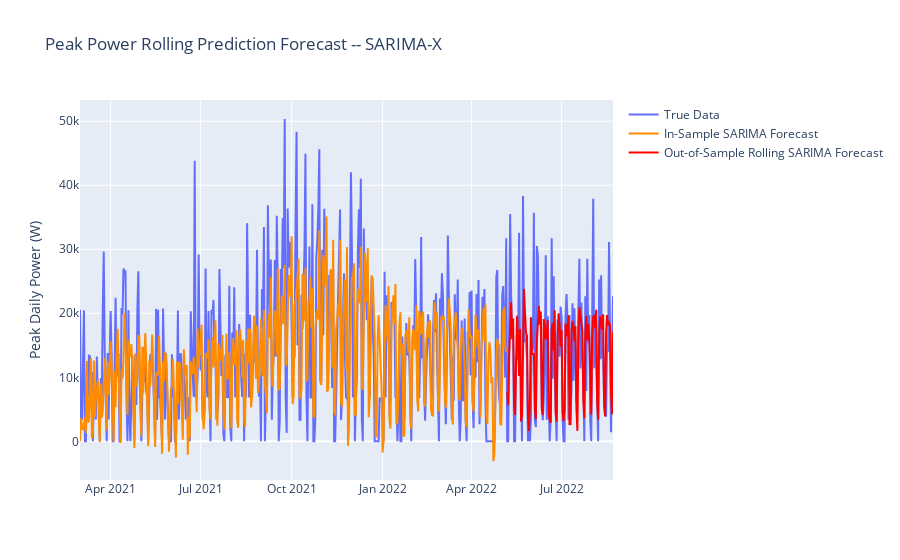

Notebook source saved alongside this figure:
### Markdown cell above
We do get a greater variance in our predictions, but it still doesn't always capture the peaks in our data.

### Code cell
fig = go.Figure()
fig.add_trace(
    go.Scatter(x = df_24h_ts["max_power"].index , y = df_24h_ts["max_power"], name = "True Data", hovertext = df_24h_ts["day"])
)
fig.add_trace(
    go.Scatter(x = fitted.predict().index, y = fitted.predict() , name = "In-Sample SARIMA Forecast" , line= {"color":"#FF8C00"}, hovertext=df_24h_ts["day"])
)
fig.add_trace(
    go.Scatter(x = rolling_predictions.index,
               y = rolling_predictions , name = "Out-of-Sample Rolling SARIMA Forecast" , line= {"color":"Red"}, 
               hovertext = df_24h_ts["day"].loc[df_24h_ts.index >= rolling_predictions.index[0]])
)
fig.update_layout({"title" : "Peak Power Rolling Prediction Forecast -- SARIMA-X" , "yaxis_title" : "Peak Daily Power (W)"})
fig.show()
print(f'Test Set RMSE: {np.sqrt(np.mean((test["max_power"] - rolling_predictions)**2))} Watts')

### Figure 1 — Plotly figure (JSON) as saved in the notebook; plotly's stock layout.template omitted (floating-point values rounded to 4 significant figures; data arrays with more than 128 entries replaced by an {"elided": "..."} marker saying what was removed)
{"data": [{"hovertext": {"elided": "540 str values"}, "name": "True Data", "type": "scatter", "x": {"elided": "540 str values"}, "y": {"elided": "540 int values"}}, {"hovertext": {"elided": "540 str values"}, "line": {"color": "#FF8C00"}, "name": "In-Sample SARIMA Forecast", "type": "scatter", "x": {"elided": "432 str values"}, "y": {"elided": "432 float values"}}, {"hovertext": ["Saturday", "Sunday", "Monday", "Tuesday", "Wednesday", "Thursday", "Friday", "Saturday", "Sunday", "Monday", "Tuesday", "Wednesday", "Thursday", "Friday", "Saturday", "Sunday", "Monday", "Tuesday", "Wednesday", "Thursday", "Friday", "Saturday", "Sunday", "Monday", "Tuesday", "Wednesday", "Thursday", "Friday", "Saturday", "Sunday", "Monday", "Tuesday", "Wednesday", "Thursday", "Friday", "Saturday", "Sunday", "Monday", "Tuesday", "Wednesday", "Thursday", "Friday", "Saturday", "Sunday", "Monday", "Tuesday", "Wednesday", "Thursday", "Friday", "Saturday", "Sunday", "Monday", "Tuesday", "Wednesday", "Thursday", "Friday", "Saturday", "Sunday", "Monday", "Tuesday", "Wednesday", "Thursday", "Friday", "Saturday", "Sunday", "Monday", "Tuesday", "Wednesday", "Thursday", "Friday", "Saturday", "Sunday", "Monday", "Tuesday", "Wednesday", "Thursday", "Friday", "Saturday", "Sunday", "Monday", "Tuesday", "Wednesday", "Thursday", "Friday", "Saturday", "Sunday", "Monday", "Tuesday", "Wednesday", "Thursday", "Friday", "Saturday", "Sunday", "Monday", "Tuesday", "Wednesday", "Thursday", "Friday", "Saturday", "Sunday", "Monday", "Tuesday", "Wednesday", "Thursday", "Friday", "Saturday", "Sunday", "Monday"], "line": {"color": "Red"}, "name": "Out-of-Sample Rolling SARIMA Forecast", "type": "scatter", "x": ["2022-05-07T00:00:00", "2022-05-08T00:00:00", "2022-05-09T00:00:00", "2022-05-10T00:00:00", "2022-05-11T00:00:00", "2022-05-12T00:00:00", "2022-05-13T00:00:00", "2022-05-14T00:00:00", "2022-05-15T00:00:00", "2022-05-16T00:00:00", "2022-05-17T00:00:00", "2022-05-18T00:00:00", "2022-05-19T00:00:00", "2022-05-20T00:00:00", "2022-05-21T00:00:00", "2022-05-22T00:00:00", "2022-05-23T00:00:00", "2022-05-24T00:00:00", "2022-05-25T00:00:00", "2022-05-26T00:00:00", "2022-05-27T00:00:00", "2022-05-28T00:00:00", "2022-05-29T00:00:00", "2022-05-30T00:00:00", "2022-05-31T00:00:00", "2022-06-01T00:00:00", "2022-06-02T00:00:00", "2022-06-03T00:00:00", "2022-06-04T00:00:00", "2022-06-05T00:00:00", "2022-06-06T00:00:00", "2022-06-07T00:00:00", "2022-06-08T00:00:00", "2022-06-09T00:00:00", "2022-06-10T00:00:00", "2022-06-11T00:00:00", "2022-06-12T00:00:00", "2022-06-13T00:00:00", "2022-06-14T00:00:00", "2022-06-15T00:00:00", "2022-06-16T00:00:00", "2022-06-17T00:00:00", "2022-06-18T00:00:00", "2022-06-19T00:00:00", "2022-06-20T00:00:00", "2022-06-21T00:00:00", "2022-06-22T00:00:00", "2022-06-23T00:00:00", "2022-06-24T00:00:00", "2022-06-25T00:00:00", "2022-06-26T00:00:00", "2022-06-27T00:00:00", "2022-06-28T00:00:00", "2022-06-29T00:00:00", "2022-06-30T00:00:00", "2022-07-01T00:00:00", "2022-07-02T00:00:00", "2022-07-03T00:00:00", "2022-07-04T00:00:00", "2022-07-05T00:00:00", "2022-07-06T00:00:00", "2022-07-07T00:00:00", "2022-07-08T00:00:00", "2022-07-09T00:00:00", "2022-07-10T00:00:00", "2022-07-11T00:00:00", "2022-07-12T00:00:00", "2022-07-13T00:00:00", "2022-07-14T00:00:00", "2022-07-15T00:00:00", "2022-07-16T00:00:00", "2022-07-17T00:00:00", "2022-07-18T00:00:00", "2022-07-19T00:00:00", "2022-07-20T00:00:00", "2022-07-21T00:00:00", "2022-07-22T00:00:00", "2022-07-23T00:00:00", "2022-07-24T00:00:00", "2022-07-25T00:00:00", "2022-07-26T00:00:00", "2022-07-27T00:00:00", "2022-07-28T00:00:00", "2022-07-29T00:00:00", "2022-07-30T00:00:00", "2022-07-31T00:00:00", "2022-08-01T00:00:00", "2022-08-02T00:00:00", "2022-08-03T00:00:00", "2022-08-04T00:00:00", "2022-08-05T00:00:00", "2022-08-06T00:00:00", "2022-08-07T00:00:00", "2022-08-08T00:00:00", "2022-08-09T00:00:00", "2022-08-10T00:00:00", "2022-08-11T00:00:00", "2022-08-12T00:00:00", "2022-08-13T00:00:00", "2022-08-14T00:00:00", "2022-08-15T00:00:00", "2022-08-16T00:00:00", "2022-08-17T00:00:00", "2022-08-18T00:00:00", "2022-08-19T00:00:00", "2022-08-20T00:00:00", "2022-08-21T00:00:00", "2022-08-22T00:00:00"], "y": [7653.0, 5608.0, 13260.0, 19900.0, 21720.0, 15960.0, 19170.0, 5592.0, 4144.0, 12560.0, 19620.0, 15990.0, 10220.0, 17530.0, 3085.0, 4001.0, 13970.0, 23780.0, 20150.0, 17000.0, 16480.0, 3734.0, 1610.0, 6065.0, 19380.0, 13760.0, 13590.0, 13590.0, 5223.0, 3441.0, 15560.0, 20050.0, 21120.0, 18270.0, 20270.0, 4997.0, 4152.0, 19100.0, 18240.0, 15940.0, 16420.0, 18950.0, 4098.0, 3290.0, 2889.0, 17530.0, 18470.0, 14120.0, 20470.0, 4431.0, 3073.0, 16340.0, 19990.0, 18130.0, 14870.0, 17330.0, 4613.0, 3152.0, 4985.0, 18420.0, 17190.0, 16380.0, 19680.0, 2696.0, 2677.0, 17000.0, 18820.0, 18070.0, 15640.0, 17960.0, 5151.0, 1635.0, 15950.0, 20930.0, 19750.0, 18170.0, 17310.0, 6397.0, 3611.0, 16470.0, 19580.0, 15800.0, 18330.0, 16370.0, 6791.0, 4195.0, 16900.0, 19440.0, 19730.0, 17640.0, 20550.0, 6199.0, 3361.0, 16550.0, 19540.0, 18090.0, 17500.0, 19840.0, 5457.0, 3884.0, 16890.0, 19720.0, 18080.0, 18710.0, 17870.0, 7734.0, 4250.0, 17160.0]}], "layout": {"autosize": true, "title": {"text": "Peak Power Rolling Prediction Forecast -- SARIMA-X"}, "xaxis": {"autorange": true, "range": ["2021-03-01", "2022-08-22"], "showspikes": false, "type": "date"}, "yaxis": {"autorange": true, "range": [-6045.0, 53320.0], "showspikes": false, "title": {"text": "Peak Daily Power (W)"}, "type": "linear"}}}
